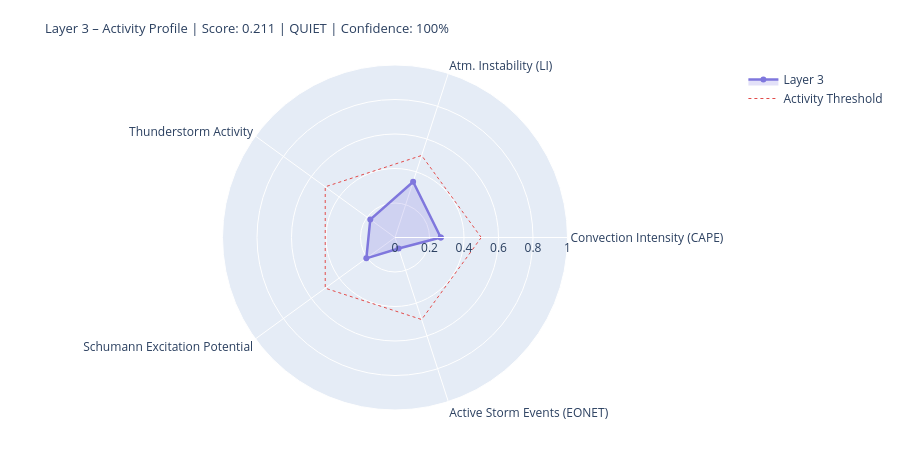

Source (notebook cell):
### Markdown cell above
---
## 4. State Assessment & Handoff to Layer 4/5

### Code cell
# ============================================================
# LAYER-3-SCORE
# Five dynamic components
# ============================================================

def norm(v, lo, hi):
    if v is None or (isinstance(v, float) and math.isnan(v)): return None
    return round(max(0.0, min(1.0, (v - lo) / (hi - lo))), 4)

# --- 1) Convection intensity (global CAPE mean) ---
cape_mean = df_atm['cape'].dropna().mean() if not df_atm.empty else None
conv_score = norm(cape_mean, 0, 3000)
conv_src   = 'primary' if cape_mean is not None else 'missing'

# --- 2) Atmospheric instability (LI mean) ---
li_mean   = df_atm['li'].dropna().mean() if not df_atm.empty else None
# Negative LI = unstable → higher score
instab_score = norm(-li_mean if li_mean is not None else None, -6, 6)
instab_src   = 'primary' if li_mean is not None else 'missing'

# --- 3) Thunderstorm activity (mean thunder score + WMO count) ---
thunder_mean = df_atm['thunder_score'].mean() if not df_atm.empty else None
n_thunder    = int(df_atm['thunderstorm'].sum()) if not df_atm.empty else 0
thunder_score_val = norm(
    (thunder_mean or 0) * 0.7 + n_thunder * 0.1, 0, 1.0
) if thunder_mean is not None else None
thunder_src = 'primary'

# --- 4) Schumann excitation potential (weighted Schumann contribution) ---
schumann_pot = df_atm['schumann_contribution'].mean() if not df_atm.empty else None
# Boosted by Layer-2 thunderstorm trigger
if schumann_pot is not None and l2_thunder:
    schumann_pot = min(1.0, schumann_pot * 1.2)
schumann_score = norm(schumann_pot, 0, 1.0) if schumann_pot is not None else None
schumann_src   = 'derived'

# --- 5) Storm activity (NASA EONET) ---
# Distinction: None = data not loaded, 0.0 = loaded but no events
storm_score = None
storm_src   = 'missing'
if raw.get('storms') is not None:          # API reached successfully
    storm_score = norm(len(storm_events), 0, 30) if storm_events else 0.0
    storm_src   = 'primary'

# X-Ray and Kp: context only, not in dynamic score
# (X-Ray = Layer-0/4 driver; Kp = geomagnetic index, not a lightning proxy)
xray_context = None
if raw.get('xray'):
    df_xc = pd.DataFrame(raw['xray'])
    fc = next((c for c in df_xc.columns
               if any(k in c.lower() for k in ['flux','long']) and 'time' not in c.lower()),
              df_xc.columns[1])
    df_xc[fc] = pd.to_numeric(df_xc[fc], errors='coerce')
    xray_last = df_xc[fc].dropna().iloc[-1] if not df_xc[fc].dropna().empty else None
    if xray_last:
        xray_class = ('X' if xray_last>=1e-4 else 'M' if xray_last>=1e-5
                      else 'C' if xray_last>=1e-6 else 'B')
        xray_context = {'flux': float(xray_last), 'class': xray_class}
        print(f'X-Ray context: {xray_class}-class ({xray_last:.2e} W/m²)')

# --- Aggregate ---
COMPONENTS = {
    'Convection Intensity (CAPE)':  {'score': conv_score,       'source': conv_src,    'dynamic': True},
    'Atm. Instability (LI)':         {'score': instab_score,     'source': instab_src,  'dynamic': True},
    'Thunderstorm Activity':              {'score': thunder_score_val, 'source': thunder_src, 'dynamic': True},
    'Schumann Excitation Potential':   {'score': schumann_score,   'source': schumann_src,'dynamic': True},
    'Active Storm Events (EONET)': {'score': storm_score,      'source': storm_src,   'dynamic': True},
}

available   = {k: v['score'] for k, v in COMPONENTS.items() if v['score'] is not None}
unavailable = [k for k, v in COMPONENTS.items() if v['score'] is None]
layer3_score = round(sum(available.values()) / len(available), 4) if available else None
confidence   = round(len(available) / len(COMPONENTS), 2)
level = ('unknown' if layer3_score is None
         else 'quiet'   if layer3_score < 0.3
         else 'moderate' if layer3_score < 0.6
         else 'active')
dominant_l3 = max(available, key=available.get) if available else 'none'

# --- Ausgabe ---
W = 68
print('=' * W)
print('LAYER 3 – ATMOSPHERE / WEATHER / THUNDERSTORMS – STATE ASSESSMENT')
print('=' * W)
for name, comp in COMPONENTS.items():
    s = comp['score']
    if s is not None:
        bar = '█' * int(s * 20) + '░' * (20 - int(s * 20))
        print(f'  {name:<36} {bar}  {s:.3f}  [{comp["source"]}]')
    else:
        print(f'  {name:<36} {"─" * 20}  n/a   [missing]')
print('-' * W)
print(f'  Score:        {layer3_score:.3f}  ({len(available)}/{len(COMPONENTS)} components)')
print(f'  Confidence:   {confidence:.0%}')
print(f'  Level:        {level.upper()}')
print(f'  Dominant:     {dominant_l3}')
print(f'  CAPE mean:    {cape_mean:.0f} J/kg' if cape_mean else '  CAPE mean:    n/a')
print(f'  LI mean:      {li_mean:.1f} K' if li_mean is not None else '  LI mean:      n/a')
print(f'  Thunderstorms:{n_thunder} points (WMO)  +  {len(storm_events)} NASA EONET')
print('=' * W)

# Radar
cats   = list(available.keys())
vals_r = list(available.values())
if len(cats) >= 3:
    fig = go.Figure()
    fig.add_trace(go.Scatterpolar(
        r=vals_r + [vals_r[0]], theta=cats + [cats[0]],
        fill='toself', fillcolor='rgba(127,119,221,0.22)',
        line=dict(color='#7F77DD', width=2.5), name='Layer 3'
    ))
    fig.add_trace(go.Scatterpolar(
        r=[0.5] * (len(cats)+1), theta=cats + [cats[0]],
        line=dict(color='#E24B4A', dash='dot', width=1),
        mode='lines', name='Activity Threshold'
    ))
    fig.update_layout(
        title=dict(
            text=f'Layer 3 – Activity Profile | Score: {layer3_score:.3f} | {level.upper()} | Confidence: {confidence:.0%}',
            font=dict(size=13)
        ),
        polar=dict(radialaxis=dict(visible=True, range=[0, 1])),
        height=450, showlegend=True,
        margin=dict(l=60, r=60, t=65, b=40)
    )
    fig.show()

### Figure 1 — Plotly figure (JSON) as saved in the notebook; plotly's stock layout.template omitted (floating-point values rounded to 4 significant figures)
{"data": [{"fill": "toself", "fillcolor": "rgba(127,119,221,0.22)", "line": {"color": "#7F77DD", "width": 2.5}, "name": "Layer 3", "r": [0.2653, 0.34, 0.1772, 0.2054, 0.0667, 0.2653], "theta": ["Convection Intensity (CAPE)", "Atm. Instability (LI)", "Thunderstorm Activity", "Schumann Excitation Potential", "Active Storm Events (EONET)", "Convection Intensity (CAPE)"], "type": "scatterpolar"}, {"line": {"color": "#E24B4A", "dash": "dot", "width": 1}, "mode": "lines", "name": "Activity Threshold", "r": [0.5, 0.5, 0.5, 0.5, 0.5, 0.5], "theta": ["Convection Intensity (CAPE)", "Atm. Instability (LI)", "Thunderstorm Activity", "Schumann Excitation Potential", "Active Storm Events (EONET)", "Convection Intensity (CAPE)"], "type": "scatterpolar"}], "layout": {"height": 450, "margin": {"b": 40, "l": 60, "r": 60, "t": 65}, "polar": {"radialaxis": {"range": [0, 1], "visible": true}}, "showlegend": true, "title": {"font": {"size": 13}, "text": "Layer 3 – Activity Profile | Score: 0.211 | QUIET | Confidence: 100%"}}}
